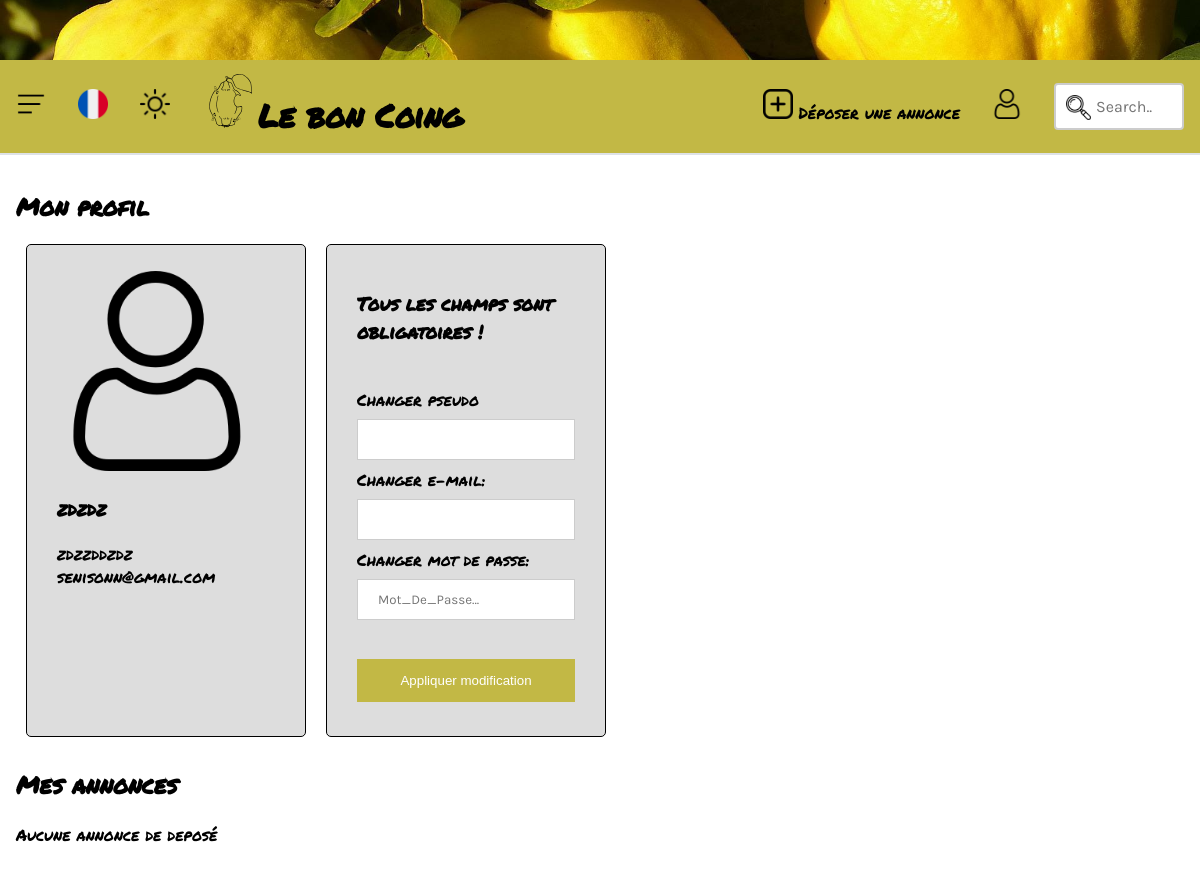
The page /gestion.php (signed in) on the database its author committed.
### tables this page shows
CREATE TABLE user(
  id INTEGER PRIMARY KEY AUTOINCREMENT,
  genre VARCHAR(255),
  prenom VARCHAR(255),
  nom VARCHAR(255),
  date_n DATE,
  pseudo VARCHAR(255),
  mdp VARCHAR(255),
  email VARCHAR(255),
  statut INT DEFAULT 0
);

### gestion.php (the view, shortened to what this page needs)
<!DOCTYPE html>
<html lang="fr">
<head>
    <link rel="stylesheet" href="css/accueil.css">
    <link rel="stylesheet" href="css/commun.css">
</head>
<body>
<header id="header"></header>
<div id="navbar" class="navbar">
    <div class="dropdown">
        <button class="dropbtn" onclick="deroulerMenu('myDropdown')">
            <img src="imgs/hamburger.png" alt="icone de menu" width="30" height="30">
        </button>
    </div>
    <div class="dropdown">
        <button class="dropbtn" onclick="deroulerMenu('myDropdown2')">
            <img src="imgs/france.png" alt="icone du drapeau français" width="30">
        </button>
    </div>
    <button class="nigthbtn" onclick="changerMode()">
        <img id="mode" src="imgs/sun.png" alt="icone de soleil" width="30" height="30">
    </button>
    <div class="nametag w7">
        <a href="home.php">
            <img src="imgs/coing_so.svg" alt="Logo du site" width="50">
            <h1>Le bon Coing</h1>
        </a>
    </div>
    <a href="deposer_annonce.php"><img src="imgs/more.png" alt="icone ajout" width="30"> Déposer une annonce</a>
    <?php
    if (isset($_SESSION['pseudo']))
        echo "<a href=\"gestion.php\"><img src=\"imgs/user.png\" alt=\"icone de compte\" width=\"30\"></a>";
    else
        echo "<a href=\"connexion.php\"><img src=\"imgs/user.png\" alt=\"icone de compte\" width=\"30\"></a>";
    ?>
    <form>
        <label>
            <input class="search-barre" type="text" name="search" placeholder="Search..">
        </label>
    </form>
</div>
<div class="content">
    <section>
        <?php
        function afficher_user($user_tmp)
        {
            echo '<div>';
            echo '<article>';
            echo '<form action="user_list.php" method="POST">';
            echo '<img src="imgs/user.png" alt="logo de compte" width="200">';
            echo '<form>';
            echo '<h3><label>' . $user_tmp['nom'] . '</label></h3>';
            echo '<label>' . $user_tmp['prenom'] . '</label>';
            echo '<br/>';
            echo '<label>' . $user_tmp['email'] . '</label>';
            echo '<br/>';
            echo '</form>';
            echo '</article>';
            echo '<article>
            <form method="POST" action="modifier_profil.php" >
            <h3><label>Tous les champs sont obligatoires !</label></h3>
            <br>
            <label>Changer pseudo<br><input type="text" name="pseudo"></label>
            <br>
            <label>Changer e-mail:<br><input type="text" name="email"></label>
            <br>
            <label>Changer mot de passe:<br><input type="password" name="mdp" placeholder="Mot_De_Passe..." required="required">
            </label><br/>
            <br>
            <label><button type="submit" name="id_user" value="' . $user_tmp['id'] . '">Appliquer modification</button></label>
            </form>';
            echo '</article>';
            echo '</div>';
        }
        if (isset($_SESSION['pseudo']) && isset($_SESSION['statut'])) {
            $pdo = connexion('bdd.db');
            try {
                $req = $pdo->prepare("SELECT * FROM user WHERE pseudo LIKE :pseudo");
                $pseudo = $_SESSION['pseudo'];
                $req->bindParam(":pseudo", $pseudo);
                $req->execute();
                $user_info = $req->fetchAll(PDO::FETCH_ASSOC);
                $user_tmp = $user_info[0];
                $user_id = $user_tmp['id'];
                $req2 = $pdo->prepare("SELECT * FROM annonce_p WHERE id_u LIKE :user_id");
                $req2->bindParam(":user_id", $user_id);
                $req2->execute();
                echo '<h1>Mon profil</h1>';
                afficher_user($user_tmp);
                echo '<h1>Mes annonces</h1>';
                if ($req2->rowCount() == 0) {
                    echo 'Aucune annonce de deposé';
                }
            } catch (PDOException $e) {
                echo $e->getMessage();
                echo '<p>Problème avec la base</p>';
            }
        }
        ?>
    </section>
</div>
</body>
</html>

### css/accueil.css (style rules this page uses)
.rechercher button[type=submit], article > form button[type=submit] { background-color: #c2b845; color: white; padding: 14px 20px; margin: 8px auto; border: none; cursor: pointer; width: 100%; }

### css/commun.css (style rules this page uses)
body { background: #ffffff; margin: auto; width: 100%; font-family: 'Permanent Marker', cursive; }
#header { height: 60px; background: url("../imgs/coings.jpg") center; background-size: cover; }
.navbar { display: flex; overflow: hidden; background-color: #c2b845; font-family: 'Permanent Marker', cursive; border-bottom: rgb(222, 226, 230) 2px solid !important; flex-wrap: nowrap; align-items: center; justify-content: space-between; top: 0; width: 100%; }
.navbar a { float: left; font-size: 16px; color: black; text-align: center; padding: 14px 16px; text-decoration: none; }
.navbar a > h1 { display: inline-block; margin: 0 auto; }
.w7 { flex-grow: 7; }
.nametag { align-self: center; }
.nametag a { margin-left: auto; margin-right: auto; }
.dropdown { float: left; overflow: hidden; }
.dropdown .dropbtn { cursor: pointer; font-size: 16px; border: none; outline: none; color: white; padding: 14px 16px; background-color: inherit; font-family: inherit; margin: 0; }
form { padding: 14px 16px; }
.search-barre { width: 130px; box-sizing: border-box; border: 2px solid #ccc; border-radius: 4px; font-size: 16px; background-color: white; background-image: url('../imgs/transparency.png'); background-size: 25px; background-position: 10px 10px; background-repeat: no-repeat; padding: 12px 20px 12px 40px; -webkit-transition: width 0.4s ease-in-out; transition: width 0.4s ease-in-out; font-family: 'Karla', sans-serif; }
.nigthbtn { cursor: pointer; float: left; border: none; padding: 14px 16px; background-color: inherit; font-family: inherit; margin: 0; }
.depos_annonce input[type=text], .depos_annonce textarea, .depos_annonce select, article input[type=text], article textarea, article input[type=password] { width: 100%; padding: 12px 20px; margin: 8px 0; display: inline-block; border: 1px solid #ccc; box-sizing: border-box; font-family: 'Karla', sans-serif; }
.content { width: 100%; }
section { padding: 14px 16px; margin-bottom: 10px; }
section > div { display: flex; }
article { border: 1px solid black; border-radius: 5px; background-color: #dddddd; padding: 12px 14px; margin: 0 10px 10px 10px; width: 250px; }
article img { margin: 0 auto; }

### rows shown on the page
user: nom "zdzdz", prenom "zdzzddzdz", email "senisonn@gmail.com"
